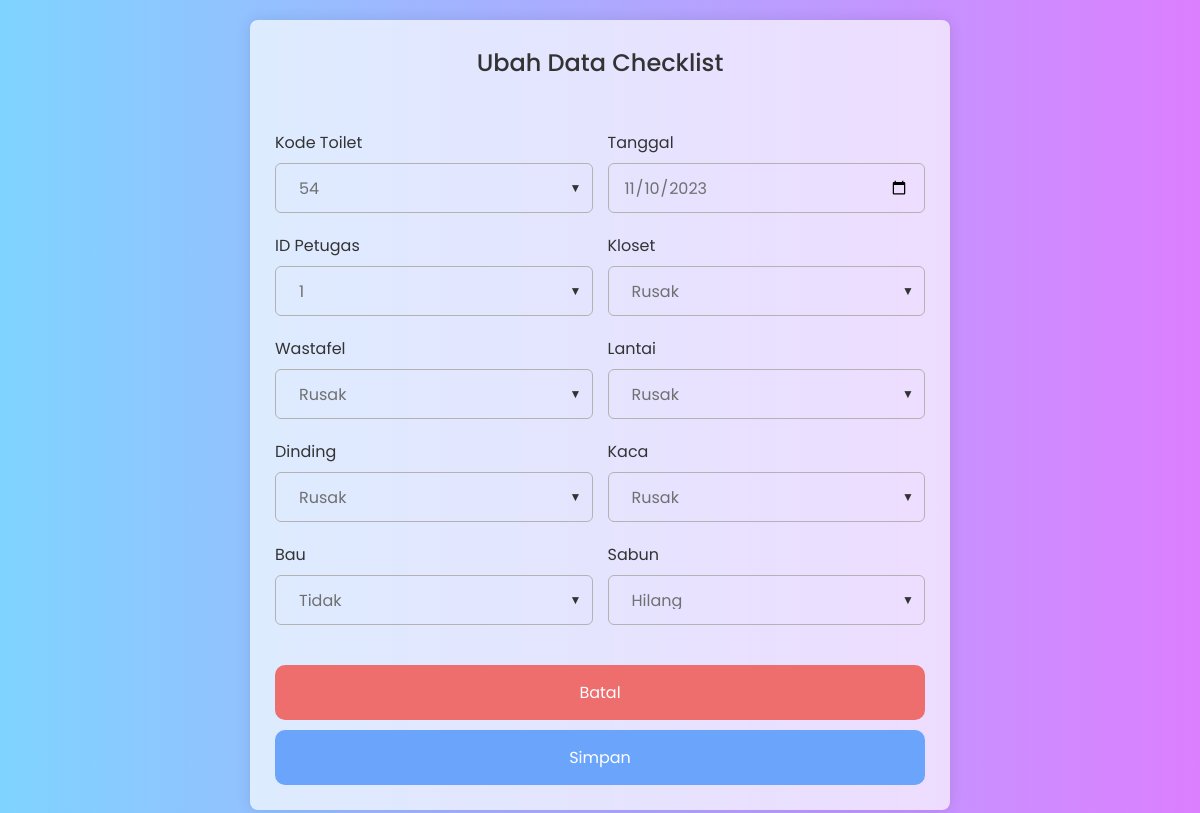
Screenshot of /module/artikel/ubah_checklist.php?id=13 with the database file from the repository.
### tables this page shows
CREATE TABLE `checklist` (
  `id` int(11) NOT NULL,
  `tanggal` datetime DEFAULT NULL,
  `toilet_id` int(11) NOT NULL,
  `kloset` tinyint(1) DEFAULT NULL,
  `wastafel` tinyint(1) DEFAULT NULL,
  `lantai` tinyint(1) DEFAULT NULL,
  `dinding` tinyint(1) DEFAULT NULL,
  `kaca` tinyint(1) DEFAULT NULL,
  `bau` tinyint(1) DEFAULT NULL,
  `sabun` tinyint(1) DEFAULT NULL,
  `users_id` int(11) NOT NULL
);

### class/config.php (called while the page is built)
<?php
return [
    'host' => 'localhost',
    'username' => 'root',
    'password' => '',
    'db_name' => 'db_checklist',
];
?>

### class/database.php (called while the page is built, shortened)
<?php
class Database
{
    protected $conn;
    public function __construct()
    {
        $config = include 'config.php';
        $host = $config['host'];
        $user = $config['username'];
        $password = $config['password'];
        $db_name = $config['db_name'];
        $this->conn = new mysqli($host, $user, $password, $db_name);
    }
    public function query($sql)
    {
        return $this->conn->query($sql);
    }
}
?>

### module/artikel/ubah_checklist.php (the view, shortened to what this page needs)
<?php
include_once '../../class/database.php';
$db = new Database('host', 'username', 'password', 'db_name');
$id = $_GET['id'];
$sql = "SELECT * FROM checklist WHERE id = '{$id}'";
$result = $db->query($sql);
$data = mysqli_fetch_array($result);
?>
<!DOCTYPE html>
<html lang="en">
<head>
    <link rel="stylesheet" href="../../css/tambah.css" />
</head>
<body>
    <section class="container">
        <header>Ubah Data Checklist</header>
        <form action="#" class="form" id="myForm" method="post">
            <div class="column">
                <div class="input-box">
                    <label>Kode Toilet</label>
                    <div class="select-box">
                        <select name="toilet_id" id="toilet_id" required>
                            <option hidden>
                                <?php echo $data['toilet_id']; ?>
                            </option>
                        </select>
                    </div>
                </div>
                <div class="input-box">
                    <label>Tanggal</label>
                    <input type="date" value="<?php echo date('Y-m-d', strtotime($data['tanggal'])); ?>" name="tanggal"
                        required />
                </div>
            </div>
            <div class="column">
                <div class="input-box">
                    <label>ID Petugas</label>
                    <div class="select-box">
                        <select name="users_id" id="users_id" required>
                            <option hidden>
                                <?php echo $data['users_id'] ?>
                            </option>
                        </select>
                    </div>
                </div>
                <div class="input-box">
                    <label>Kloset</label>
                    <div class="select-box">
                        <select name="kloset" id="kloset" required>
                            <?php
                            $klosetText = ($row['kloset'] == 1) ? 'Bersih' : (($row['kloset'] == 2) ? 'Kotor' : 'Rusak');
                            ?>
                            <option value="<?php echo $data['kloset']; ?>" hidden>
                                <?php echo $klosetText; ?>
                            </option>
                        </select>
                    </div>
                </div>
            </div>
            <div class="column">
                <div class="input-box">
                    <label for="wastafel">Wastafel</label>
                    <div class="select-box">
                        <select name="wastafel" id="wastafel" required>
                            <?php
                            $wastafelText = ($row['wastafel'] == 1) ? 'Bersih' : (($row['wastafel'] == 2) ? 'Kotor' : 'Rusak');
                            ?>
                            <option value="<?php echo $data['wastafel']; ?>" hidden>
                                <?php echo $wastafelText; ?>
                            </option>
                        </select>
                    </div>
                </div>
                <div class="input-box">
                    <label>Lantai</label>
                    <div class="select-box">
                        <select name="lantai" id="lantai" required>
                            <?php
                            $lantaiText = ($row['lantai'] == 1) ? 'Bersih' : (($row['lantai'] == 2) ? 'Kotor' : 'Rusak');
                            ?>
                            <option value="<?php echo $data['lantai']; ?>" hidden>
                                <?php echo $lantaiText; ?>
                            </option>
                        </select>
                    </div>
                </div>
            </div>
            <div class="column">
                <div class="input-box">
                    <label>Dinding</label>
                    <div class="select-box">
                        <select name="dinding" id="dinding" required>
                            <?php
                            $dindingText = ($row['dinding'] == 1) ? 'Bersih' : (($row['dinding'] == 2) ? 'Kotor' : 'Rusak');
                            ?>
                            <option value="<?php echo $data['dinding']; ?>" hidden>
                                <?php echo $dindingText; ?>
                            </option>
                        </select>
                    </div>
                </div>
                <div class="input-box">
                    <label>Kaca</label>
                    <div class="select-box">
                        <select name="kaca" id="kaca" required>
                            <?php
                            $kacaText = ($row['kaca'] == 1) ? 'Bersih' : (($row['kaca'] == 2) ? 'Kotor' : 'Rusak');
                            ?>
                            <option value="<?php echo $data['kaca']; ?>" hidden>
                                <?php echo $kacaText; ?>
                            </option>
                        </select>
                    </div>
                </div>
            </div>
            <div class="column">
                <div class="input-box">
                    <label>Bau</label>
                    <div class="select-box">
                        <select name="bau" id="bau" required>
                            <?php
                            $bauText = ($row['bau'] == 1) ? 'Iya' : 'Tidak';
                            ?>
                            <option value="<?php echo $data['bau']; ?>" hidden>
                                <?php echo $bauText; ?>
                            </option>
                        </select>
                    </div>
                </div>
                <div class="input-box">
                    <label>Sabun</label>
                    <div class="select-box">
                        <select name="sabun" id="sabun" required>
                            <?php
                            $sabunText = ($row['sabun'] == 1) ? 'Ada' : (($row['sabun'] == 2) ? 'Habis' : 'Hilang');
                            ?>
                            <option value="<?php echo $data['sabun']; ?>" hidden>
                                <?php echo $sabunText; ?>
                            </option>
                        </select>
                    </div>
                </div>
            </div>
            <button type="reset" onClick="closeForm()" class="batal">Batal</button>
            <button type="submit" name="submit" class="submit">Simpan</button>
        </form>
    </section>
</body>
</html>
</html>

### css/tambah.css (style rules this page uses)
* { margin: 0; padding: 0; box-sizing: border-box; font-family: "Poppins", sans-serif; }
body { min-height: 100vh; display: flex; align-items: center; justify-content: center; padding: 20px; background: rgba(93, 84, 240, 0.5); background: -webkit-linear-gradient( left, rgba(0, 168, 255, 0.5), rgba(185, 0, 255, 0.5) ); background: -o-linear-gradient( left, rgba(0, 168, 255, 0.5), rgba(185, 0, 255, 0.5) ); background: -moz-linear-gradient( left, rgba(0, 168, 255, 0.5), rgba(185, 0, 255, 0.5) ); background: linear-gradient( left, rgba(0, 168, 255, 0.5), rgba(185, 0, 255, 0.5) ); }
.container { position: relative; max-width: 700px; width: 100%; background: #ffffffaf; padding: 25px; border-radius: 8px; box-shadow: 0 0 15px rgba(0, 0, 0, 0.1); }
.container header { font-size: 1.5rem; color: #333; font-weight: 500; text-align: center; }
.container .form { margin-top: 30px; }
.form .input-box { width: 100%; margin-top: 20px; }
.input-box input { background: transparent; }
.input-box label { color: #333; }
.form :where(.input-box input, .select-box) { position: relative; height: 50px; width: 100%; outline: none; font-size: 1rem; color: #707070; margin-top: 8px; border: 1px solid #b5b2b2; border-radius: 6px; padding: 0 15px; }
.form .column { display: flex; column-gap: 15px; }
.select-box { position: relative; display: inline-block; }
.select-box select { height: 100%; width: 100%; outline: none; border: none; background: transparent; color: #707070; font-size: 1rem; appearance: none; -webkit-appearance: none; -moz-appearance: none; padding: 8px; cursor: pointer; }
.select-box:after { content: '\25BC'; font-size: 12px; color: #333; position: absolute; top: 50%; right: 10px; transform: translateY(-50%); }
.select-box select option { background-color: #ffffffa7; color: #333; }
.form .batal { margin-top: 40px; background-color: #ee6e6e; }
.form button { height: 55px; width: 100%; color: #fff; border-radius: 10px; font-size: 1rem; font-weight: 400; margin-top: 10px; border: none; cursor: pointer; transition: all 0.2s ease; background: rgb(106, 164, 251); }

### rows the page displays
checklist: toilet_id "54", tanggal "11/10/2023", users_id "1"

### other values shown
form field kloset "Rusak"
form field wastafel "Rusak"
form field lantai "Rusak"
form field dinding "Rusak"
form field kaca "Rusak"
form field bau "Tidak"
form field sabun "Hilang"
